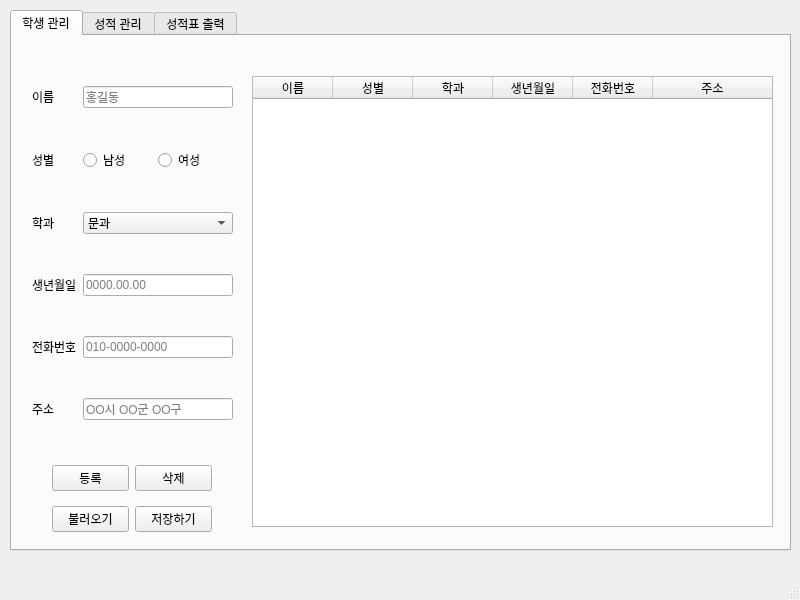
<?xml version="1.0" encoding="UTF-8"?>
<ui version="4.0">
 <class>Manager</class>
 <widget class="QMainWindow" name="Manager">
  <property name="geometry">
   <rect>
    <x>0</x>
    <y>0</y>
    <width>800</width>
    <height>600</height>
   </rect>
  </property>
  <property name="windowTitle">
   <string>Manager</string>
  </property>
  <widget class="QWidget" name="centralwidget">
   <widget class="QTabWidget" name="tabWidget">
    <property name="geometry">
     <rect>
      <x>10</x>
      <y>10</y>
      <width>781</width>
      <height>541</height>
     </rect>
    </property>
    <property name="currentIndex">
     <number>0</number>
    </property>
    <widget class="QWidget" name="tab">
     <attribute name="title">
      <string>학생 관리</string>
     </attribute>
     <widget class="QWidget" name="formLayoutWidget">
      <property name="geometry">
       <rect>
        <x>20</x>
        <y>50</y>
        <width>201</width>
        <height>374</height>
       </rect>
      </property>
      <layout class="QFormLayout" name="formLayout">
       <property name="verticalSpacing">
        <number>40</number>
       </property>
       <item row="0" column="0">
        <widget class="QLabel" name="Label">
         <property name="text">
          <string>이름</string>
         </property>
        </widget>
       </item>
       <item row="0" column="1">
        <widget class="QLineEdit" name="LineEditName">
         <property name="toolTip">
          <string>이름을 저장합니다.</string>
         </property>
         <property name="placeholderText">
          <string>홍길동</string>
         </property>
         <property name="clearButtonEnabled">
          <bool>true</bool>
         </property>
        </widget>
       </item>
       <item row="1" column="0">
        <widget class="QLabel" name="Label_2">
         <property name="text">
          <string>성별</string>
         </property>
        </widget>
       </item>
       <item row="1" column="1">
        <layout class="QHBoxLayout" name="horizontalLayout">
         <item>
          <widget class="QRadioButton" name="maleRadioButton">
           <property name="text">
            <string>남성</string>
           </property>
          </widget>
         </item>
         <item>
          <widget class="QRadioButton" name="femaleRadioButton">
           <property name="text">
            <string>여성</string>
           </property>
          </widget>
         </item>
        </layout>
       </item>
       <item row="2" column="0">
        <widget class="QLabel" name="Label_6">
         <property name="text">
          <string>학과</string>
         </property>
        </widget>
       </item>
       <item row="2" column="1">
        <widget class="QComboBox" name="ComboBoxMajor">
         <property name="toolTip">
          <string>문과, 이과를 구분해서 저장합니다</string>
         </property>
         <property name="editable">
          <bool>false</bool>
         </property>
         <property name="currentText">
          <string>문과</string>
         </property>
         <property name="placeholderText">
          <string/>
         </property>
         <property name="frame">
          <bool>true</bool>
         </property>
         <item>
          <property name="text">
           <string>문과</string>
          </property>
         </item>
         <item>
          <property name="text">
           <string>이과</string>
          </property>
         </item>
        </widget>
       </item>
       <item row="3" column="0">
        <widget class="QLabel" name="Label_3">
         <property name="text">
          <string>생년월일</string>
         </property>
        </widget>
       </item>
       <item row="3" column="1">
        <widget class="QLineEdit" name="LineEditBirth">
         <property name="toolTip">
          <string>생년월일을 저장합니다.</string>
         </property>
         <property name="placeholderText">
          <string>0000.00.00</string>
         </property>
         <property name="clearButtonEnabled">
          <bool>true</bool>
         </property>
        </widget>
       </item>
       <item row="4" column="0">
        <widget class="QLabel" name="Label_4">
         <property name="text">
          <string>전화번호</string>
         </property>
        </widget>
       </item>
       <item row="4" column="1">
        <widget class="QLineEdit" name="LineEditPhone">
         <property name="toolTip">
          <string>전화번호를 저장합니다.</string>
         </property>
         <property name="placeholderText">
          <string>010-0000-0000</string>
         </property>
         <property name="clearButtonEnabled">
          <bool>true</bool>
         </property>
        </widget>
       </item>
       <item row="5" column="0">
        <widget class="QLabel" name="Label_5">
         <property name="text">
          <string>주소</string>
         </property>
        </widget>
       </item>
       <item row="5" column="1">
        <widget class="QLineEdit" name="LineEditAddress">
         <property name="toolTip">
          <string>주소를 저장합니다.</string>
         </property>
         <property name="placeholderText">
          <string>OO시 OO군 OO구</string>
         </property>
         <property name="clearButtonEnabled">
          <bool>true</bool>
         </property>
        </widget>
       </item>
      </layout>
     </widget>
     <widget class="QTableWidget" name="tableWidgetStudent">
      <property name="geometry">
       <rect>
        <x>240</x>
        <y>40</y>
        <width>521</width>
        <height>451</height>
       </rect>
      </property>
      <attribute name="horizontalHeaderCascadingSectionResizes">
       <bool>false</bool>
      </attribute>
      <attribute name="horizontalHeaderDefaultSectionSize">
       <number>80</number>
      </attribute>
      <attribute name="horizontalHeaderShowSortIndicator" stdset="0">
       <bool>false</bool>
      </attribute>
      <attribute name="horizontalHeaderStretchLastSection">
       <bool>true</bool>
      </attribute>
      <attribute name="verticalHeaderVisible">
       <bool>true</bool>
      </attribute>
      <attribute name="verticalHeaderCascadingSectionResizes">
       <bool>false</bool>
      </attribute>
      <attribute name="verticalHeaderShowSortIndicator" stdset="0">
       <bool>false</bool>
      </attribute>
      <attribute name="verticalHeaderStretchLastSection">
       <bool>false</bool>
      </attribute>
      <column>
       <property name="text">
        <string>이름</string>
       </property>
      </column>
      <column>
       <property name="text">
        <string>성별</string>
       </property>
      </column>
      <column>
       <property name="text">
        <string>학과</string>
       </property>
      </column>
      <column>
       <property name="text">
        <string>생년월일</string>
       </property>
      </column>
      <column>
       <property name="text">
        <string>전화번호</string>
       </property>
      </column>
      <column>
       <property name="text">
        <string>주소</string>
       </property>
      </column>
     </widget>
     <widget class="QWidget" name="gridLayoutWidget">
      <property name="geometry">
       <rect>
        <x>40</x>
        <y>420</y>
        <width>160</width>
        <height>86</height>
       </rect>
      </property>
      <layout class="QGridLayout" name="gridLayout">
       <item row="0" column="1">
        <widget class="QPushButton" name="deleteButton">
         <property name="toolTip">
          <string>학생정보를 삭제합니다.</string>
         </property>
         <property name="text">
          <string>삭제</string>
         </property>
        </widget>
       </item>
       <item row="1" column="0">
        <widget class="QPushButton" name="pushButton_6">
         <property name="toolTip">
          <string>저장된 학생리스트를 불러옵니다.</string>
         </property>
         <property name="text">
          <string>불러오기</string>
         </property>
        </widget>
       </item>
       <item row="1" column="1">
        <widget class="QPushButton" name="pushButton_7">
         <property name="toolTip">
          <string>학생리스트를 저장합니다.</string>
         </property>
         <property name="text">
          <string>저장하기</string>
         </property>
        </widget>
       </item>
       <item row="0" column="0">
        <widget class="QPushButton" name="registButton">
         <property name="toolTip">
          <string>학생정보를 등록합니다.</string>
         </property>
         <property name="text">
          <string>등록</string>
         </property>
        </widget>
       </item>
      </layout>
     </widget>
    </widget>
    <widget class="QWidget" name="tab_2">
     <attribute name="title">
      <string>성적 관리</string>
     </attribute>
     <widget class="QTableWidget" name="tableWidgetGrade">
      <property name="geometry">
       <rect>
        <x>110</x>
        <y>30</y>
        <width>651</width>
        <height>441</height>
       </rect>
      </property>
      <property name="toolTip">
       <string/>
      </property>
      <attribute name="horizontalHeaderDefaultSectionSize">
       <number>75</number>
      </attribute>
      <row>
       <property name="text">
        <string>New Row</string>
       </property>
      </row>
      <row>
       <property name="text">
        <string>New Row</string>
       </property>
      </row>
      <row>
       <property name="text">
        <string>New Row</string>
       </property>
      </row>
      <row>
       <property name="text">
        <string>New Row</string>
       </property>
      </row>
      <column>
       <property name="text">
        <string>이름</string>
       </property>
      </column>
      <column>
       <property name="text">
        <string>학번</string>
       </property>
      </column>
      <column>
       <property name="text">
        <string>수학</string>
       </property>
      </column>
      <column>
       <property name="text">
        <string>과학</string>
       </property>
      </column>
      <column>
       <property name="text">
        <string>영어</string>
       </property>
      </column>
      <column>
       <property name="text">
        <string>사회</string>
       </property>
      </column>
      <column>
       <property name="text">
        <string>평균</string>
       </property>
      </column>
     </widget>
     <widget class="QPushButton" name="pushButton">
      <property name="geometry">
       <rect>
        <x>20</x>
        <y>50</y>
        <width>75</width>
        <height>24</height>
       </rect>
      </property>
      <property name="toolTip">
       <string>과목을 추가합니다.</string>
      </property>
      <property name="text">
       <string>과목 추가</string>
      </property>
     </widget>
     <widget class="QPushButton" name="pushButton_2">
      <property name="geometry">
       <rect>
        <x>20</x>
        <y>80</y>
        <width>75</width>
        <height>24</height>
       </rect>
      </property>
      <property name="toolTip">
       <string>과목을 삭제합니다.</string>
      </property>
      <property name="text">
       <string>과목 삭제</string>
      </property>
     </widget>
     <widget class="QPushButton" name="pushButton_3">
      <property name="geometry">
       <rect>
        <x>20</x>
        <y>430</y>
        <width>75</width>
        <height>24</height>
       </rect>
      </property>
      <property name="toolTip">
       <string>성적파일을 저장합니다.</string>
      </property>
      <property name="text">
       <string>저장하기</string>
      </property>
     </widget>
     <widget class="QPushButton" name="pushButton_4">
      <property name="geometry">
       <rect>
        <x>20</x>
        <y>400</y>
        <width>75</width>
        <height>24</height>
       </rect>
      </property>
      <property name="toolTip">
       <string>성적파일을 되돌립니다.</string>
      </property>
      <property name="text">
       <string>되돌리기</string>
      </property>
     </widget>
     <widget class="QPushButton" name="pushButton_5">
      <property name="geometry">
       <rect>
        <x>20</x>
        <y>200</y>
        <width>75</width>
        <height>24</height>
       </rect>
      </property>
      <property name="toolTip">
       <string>성적을 관리할 학생을 검색합니다.</string>
      </property>
      <property name="text">
       <string>학생 검색</string>
      </property>
     </widget>
     <widget class="QPushButton" name="pushButton_8">
      <property name="geometry">
       <rect>
        <x>20</x>
        <y>370</y>
        <width>75</width>
        <height>24</height>
       </rect>
      </property>
      <property name="toolTip">
       <string>성적파일을 불러옵니다.</string>
      </property>
      <property name="text">
       <string>불러오기</string>
      </property>
     </widget>
     <widget class="QPushButton" name="pushButton_9">
      <property name="geometry">
       <rect>
        <x>20</x>
        <y>230</y>
        <width>75</width>
        <height>24</height>
       </rect>
      </property>
      <property name="toolTip">
       <string>해당학생의 성적을 삭제합니다.</string>
      </property>
      <property name="text">
       <string>성적 삭제</string>
      </property>
     </widget>
     <widget class="QPushButton" name="pushButton_10">
      <property name="geometry">
       <rect>
        <x>20</x>
        <y>260</y>
        <width>75</width>
        <height>24</height>
       </rect>
      </property>
      <property name="toolTip">
       <string>전체학생의 성적을 삭제합니다.</string>
      </property>
      <property name="text">
       <string>전체 삭제</string>
      </property>
     </widget>
    </widget>
    <widget class="QWidget" name="tab_5">
     <attribute name="title">
      <string>성적표 출력</string>
     </attribute>
     <widget class="QTableWidget" name="tableWidgetGrade_2">
      <property name="geometry">
       <rect>
        <x>110</x>
        <y>30</y>
        <width>651</width>
        <height>481</height>
       </rect>
      </property>
      <attribute name="horizontalHeaderDefaultSectionSize">
       <number>75</number>
      </attribute>
      <row>
       <property name="text">
        <string>New Row</string>
       </property>
      </row>
      <row>
       <property name="text">
        <string>New Row</string>
       </property>
      </row>
      <row>
       <property name="text">
        <string>New Row</string>
       </property>
      </row>
      <row>
       <property name="text">
        <string>New Row</string>
       </property>
      </row>
      <column>
       <property name="text">
        <string>이름</string>
       </property>
      </column>
      <column>
       <property name="text">
        <string>학번</string>
       </property>
      </column>
      <column>
       <property name="text">
        <string>수학</string>
       </property>
      </column>
      <column>
       <property name="text">
        <string>과학</string>
       </property>
      </column>
      <column>
       <property name="text">
        <string>영어</string>
       </property>
      </column>
      <column>
       <property name="text">
        <string>사회</string>
       </property>
      </column>
      <column>
       <property name="text">
        <string>평균</string>
       </property>
      </column>
      <column>
       <property name="text">
        <string>출력하기</string>
       </property>
      </column>
     </widget>
     <widget class="QPushButton" name="printButton">
      <property name="geometry">
       <rect>
        <x>10</x>
        <y>80</y>
        <width>81</width>
        <height>24</height>
       </rect>
      </property>
      <property name="toolTip">
       <string>체크된 학생의 성적을 출력합니다.</string>
      </property>
      <property name="text">
       <string>출력하기</string>
      </property>
     </widget>
     <widget class="QPushButton" name="pushButton_12">
      <property name="geometry">
       <rect>
        <x>10</x>
        <y>40</y>
        <width>81</width>
        <height>24</height>
       </rect>
      </property>
      <property name="toolTip">
       <string>이름으로 검색합니다.</string>
      </property>
      <property name="text">
       <string>이름 검색</string>
      </property>
     </widget>
    </widget>
   </widget>
  </widget>
  <widget class="QMenuBar" name="menubar">
   <property name="geometry">
    <rect>
     <x>0</x>
     <y>0</y>
     <width>800</width>
     <height>22</height>
    </rect>
   </property>
  </widget>
  <widget class="QStatusBar" name="statusbar"/>
 </widget>
 <resources/>
 <connections/>
</ui>
